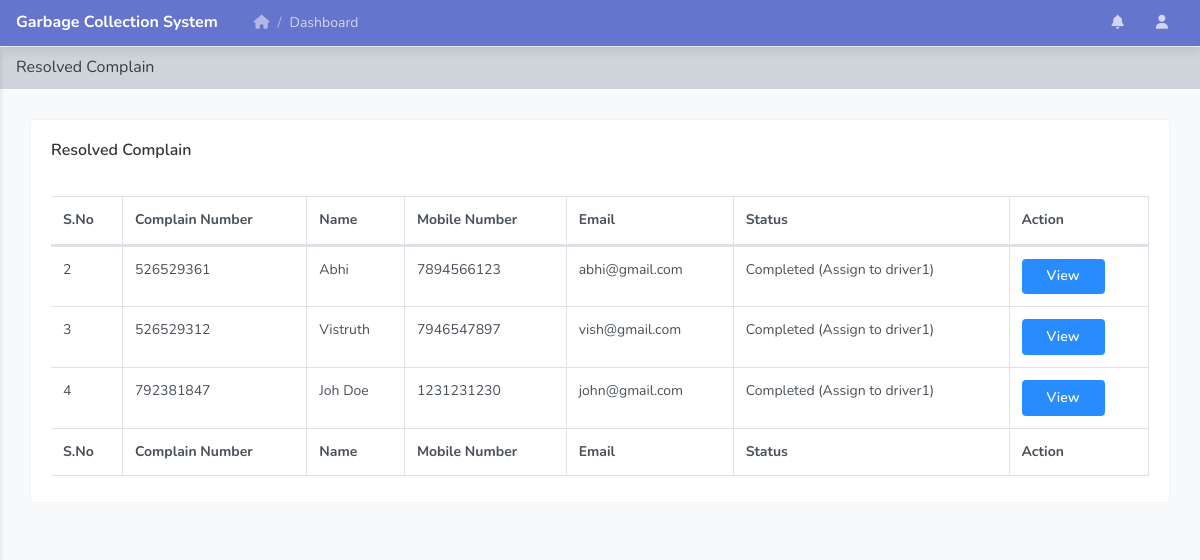
The page /completed-complain.php (signed in) on the database its author committed.
### tables this page shows
CREATE TABLE `tbllodgedcomplain` (
  `ID` int(10) NOT NULL,
  `UserID` int(10) DEFAULT NULL,
  `ComplainNumber` int(10) DEFAULT NULL,
  `Area` varchar(250) DEFAULT NULL,
  `Locality` varchar(250) DEFAULT NULL,
  `Landmark` varchar(250) DEFAULT NULL,
  `Address` mediumtext DEFAULT NULL,
  `Photo` varchar(250) DEFAULT NULL,
  `Note` mediumtext DEFAULT NULL,
  `ComplainDate` timestamp NULL DEFAULT current_timestamp(),
  `Remark` varchar(250) DEFAULT NULL,
  `Status` varchar(100) DEFAULT NULL,
  `AssignTo` varchar(100) DEFAULT NULL,
  `AssignDate` date DEFAULT NULL,
  `UpdationDate` timestamp NULL DEFAULT NULL ON UPDATE current_timestamp()
);

CREATE TABLE `tbluser` (
  `ID` int(10) NOT NULL,
  `FullName` varchar(250) DEFAULT NULL,
  `UserName` varchar(250) DEFAULT NULL,
  `MobileNumber` bigint(20) DEFAULT NULL,
  `Email` varchar(250) DEFAULT NULL,
  `Password` varchar(250) DEFAULT NULL,
  `RegDate` timestamp NULL DEFAULT current_timestamp()
);

### sidebar.php (called while the page is built, shortened)
 <?php
$aid=$_SESSION['vamsaid'];
$sql="SELECT AdminName,Email from  tbladmin where ID=:aid";
$query = $dbh -> prepare($sql);
$query->bindParam(':aid',$aid,PDO::PARAM_STR);
$query->execute();
$results=$query->fetchAll(PDO::FETCH_OBJ);
$cnt=1;
if($query->rowCount() > 0)
{
foreach($results as $row)
{               ?>
                    <small><?php  echo $row->Email;?></small><?php $cnt=$cnt+1;}} ?>

### completed-complain.php (the view, shortened to what this page needs)
<?php
include('includes/dbconnection.php');
if (strlen($_SESSION['vamsaid']==0)) {
  header('location:logout.php');
  } else{
  ?>
<!doctype html>
<html lang="en">
<head>
    <link rel="stylesheet" href="../assets/vendor/themify-icons/themify-icons.css">
    <link rel="stylesheet" href="../assets/vendor/fontawesome/css/font-awesome.min.css">
    <link rel="stylesheet" href="../assets/vendor/jquery-datatable/dataTables.bootstrap4.min.css">
    <link  rel="stylesheet" href="../assets/css/main.css">
</head>
<body class="theme-indigo">
<?php include_once('includes/header.php');?>
    <div class="main_content" id="main-content">
       <?php include_once('includes/sidebar.php');?>
        <div class="page">
            <nav class="navbar navbar-expand-lg navbar-light bg-light">
                <a class="navbar-brand" href="javascript:void(0);">Resolved Complain</a>
            </nav>
            <div class="container-fluid">
                <div class="row clearfix">
                    <div class="col-lg-12">
                        <div class="card">
                            <div class="header">
                                <h2>Resolved Complain </h2>
                            </div>
                            <div class="body">
                                <div class="table-responsive">
                                    <table class="table table-bordered table-striped table-hover js-basic-example dataTable">
                                        <thead>
                                            <tr>
                                               <th>S.No</th>
                                        <th>Complain Number</th>
                                        <th>Name</th>
                                        <th>Mobile Number</th>
                                        <th>Email</th>
                                    <th>Status</th>
                                        <th>Action</th>
                                            </tr>
                                        </thead>
                                        <tfoot>
                                            <tr>
                                               <th>S.No</th>
                                        <th>Complain Number</th>
                                        <th>Name</th>
                                        <th>Mobile Number</th>
                                        <th>Email</th>
                                    <th>Status</th>
                                        <th>Action</th>
                                            </tr>
                                        </tfoot>
                                        <tbody>
                                            <tr>
                                               <?php
$sql="SELECT tbllodgedcomplain.ComplainNumber,tbllodgedcomplain.AssignTo,tbllodgedcomplain.ID as compid,tbllodgedcomplain.Status,tbluser.ID as uid,tbluser.FullName,tbluser.MobileNumber,tbluser.Email from tbllodgedcomplain join tbluser on tbluser.ID=tbllodgedcomplain.UserID where tbllodgedcomplain.Status ='Completed'";
$query = $dbh -> prepare($sql);
$query->execute();
$results=$query->fetchAll(PDO::FETCH_OBJ);
if($query->rowCount() > 0)
{
foreach($results as $row)
{               ?>
                                             <td><?php echo htmlentities($cnt);?></td>
                                        <td><?php  echo htmlentities($row->ComplainNumber);?></td>
                                        <td><?php  echo htmlentities($row->FullName);?></td>
                                        <td><?php  echo htmlentities($row->MobileNumber);?></td>
                                        <td><?php  echo htmlentities($row->Email);?></td>
                                             <?php if($row->Status==""){ ?>
                     <td><?php echo "Not Updated Yet"; ?></td>
<?php } else { ?>                  <td><?php  echo htmlentities($row->Status);?> (Assign to <?php  echo htmlentities($row->AssignTo);?>)
                  </td>
                  <?php } ?>
                                        <td><a href="view-driver-response-complain-detail.php?editid=<?php echo htmlentities ($row->compid);?>&&comid=<?php echo htmlentities ($row->ComplainNumber);?>" class="btn btn-primary">View</a></td>
                                            </tr>
                                         <?php $cnt=$cnt+1;}} ?>
                                        </tbody>
                                    </table>
                                </div>
                            </div>
                        </div>
                    </div>
                </div>
            </div>
        </div>
    </div>
</body>
</html><?php }  ?>

### rows shown on the page
tbllodgedcomplain: ComplainNumber "526529361", UserID.FullName "Abhi", UserID.MobileNumber "7894566123", UserID.Email "abhi@gmail.com", Status "Completed", AssignTo "driver1"
tbllodgedcomplain: ComplainNumber "526529312", UserID.FullName "Vistruth", UserID.MobileNumber "7946547897", UserID.Email "vish@gmail.com", Status "Completed", AssignTo "driver1"
tbllodgedcomplain: ComplainNumber "792381847", UserID.FullName "Joh Doe", UserID.MobileNumber "1231231230", UserID.Email "john@gmail.com", Status "Completed", AssignTo "driver1"
